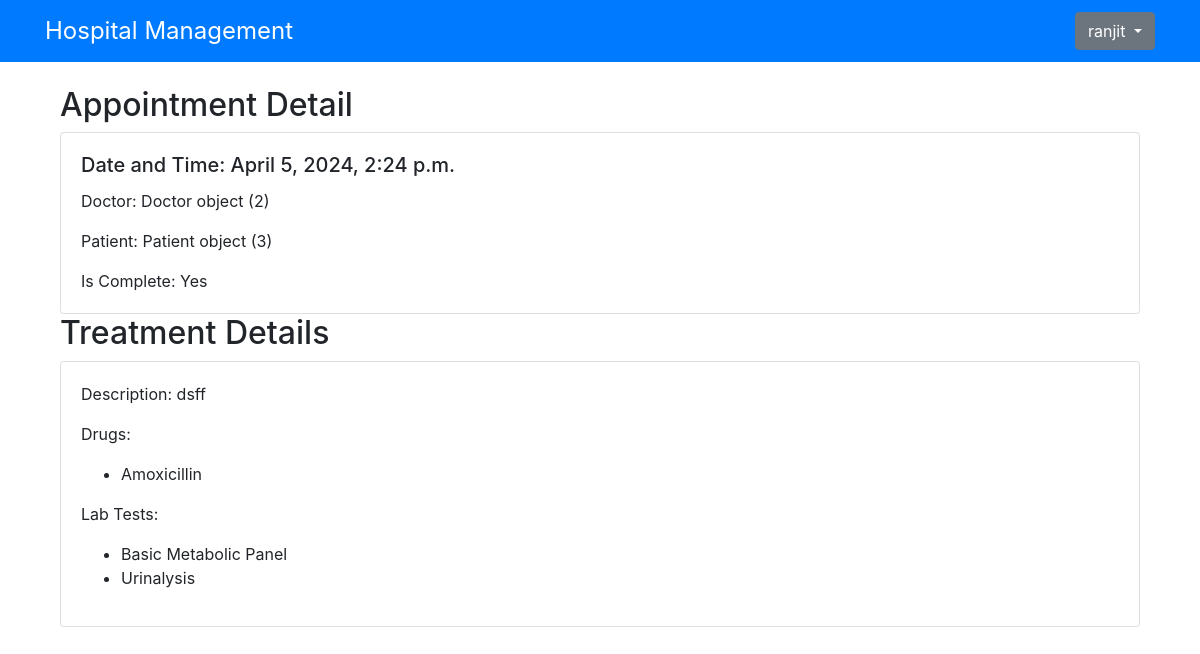
The app's page /appointment/1/ (signed in) with its own data.
### app/models.py (models this page shows)
class User(AbstractUser):
    is_doctor = models.BooleanField(default=False)
    is_patient = models.BooleanField(default=False)

class Appointment(models.Model):
    A_DATETIME=models.DateTimeField(default=datetime.now(), blank=True)
    D_ID=models.ForeignKey(Doctor, on_delete=models.CASCADE)
    P_ID=models.ForeignKey(Patient, on_delete=models.CASCADE)
    is_complete=models.BooleanField(default=False)

class Doctor(models.Model):
    user = models.OneToOneField(User, on_delete=models.CASCADE, primary_key=True)
    F_NAME=models.CharField(max_length=50)
    L_NAME=models.CharField(max_length=50)
    STREET=models.CharField(max_length=50)
    CITY=models.CharField(max_length=50)
    STATE=models.CharField(max_length=50)
    COUNTRY=models.CharField(max_length=50)
    SPECIALIZATION=models.CharField(max_length=50)
    PHONE=models.CharField(max_length=20)
    image = models.ImageField(upload_to='profile_pic', default="{% static 'default.jped' %}")

class Patient(models.Model):
    user = models.OneToOneField(User, on_delete=models.CASCADE, primary_key=True)
    F_NAME=models.CharField(max_length=50)
    L_NAME=models.CharField(max_length=50)
    STREET=models.CharField(max_length=50)
    CITY=models.CharField(max_length=50)
    STATE=models.CharField(max_length=50)
    COUNTRY=models.CharField(max_length=50)
    DOB=models.DateField(blank=True, null=True)
    PHONE=models.CharField(max_length=20)
    image = models.ImageField(upload_to='profile_pic', default="{% static 'default.jped' %}")

class Treatment(models.Model):
    appointment = models.OneToOneField(Appointment, on_delete=models.SET_NULL, null=True, blank=True)
    T_Desc=models.TextField()
    Drug=models.ManyToManyField(Drug)
    LabTest=models.ManyToManyField(LabTest)

class Drug(models.Model):
    DRUG_NAME=models.CharField(max_length=50)
    DRUG_DESCRIPTION=models.TextField()
    def __str__(self):
        return self.DRUG_NAME

class LabTest(models.Model):
    TEST_NAME=models.CharField(max_length=50)
    TEST_DESCRIPTION=models.TextField()
    def __str__(self):
        return self.TEST_NAME

### app/views.py (the view)
# urls.py: path('appointment/<int:pk>/', views.AppointmentDetailView.as_view(), name='appointment_detail'),
class AppointmentDetailView(DetailView):
    model = Appointment
    template_name = 'app/appointment_detail.html'

### app/templates/app/appointment_detail.html (shortened to what this page needs)
{% extends 'app/base.html' %} {% block title %}Appointment Detail{% endblock %}
{% block content %}
<div class="container mt-4">
  <h2>Appointment Detail</h2>
  <div class="card">
    <div class="card-body">
      <h5 class="card-title">Date and Time: {{ object.A_DATETIME }}</h5>
      <p class="card-text">Doctor: {{ object.D_ID }}</p>
      <p class="card-text">Patient: {{ object.P_ID }}</p>
      <p class="card-text">
        Is Complete: {% if object.is_complete %}Yes{% else %}No{% endif %}
      </p>
    </div>
  </div>
  {% if object.treatment %}
  <h2>Treatment Details</h2>
  <div class="card">
    <div class="card-body">
      <p class="card-text">Description: {{ object.treatment.T_Desc }}</p>
      <p class="card-text">Drugs:</p>
      <ul>
        {% for drug in object.treatment.Drug.all %}
        <li>{{ drug }}</li>
        {% endfor %}
      </ul>
      <p class="card-text">Lab Tests:</p>
      <ul>
        {% for labtest in object.treatment.LabTest.all %}
        <li>{{ labtest }}</li>
        {% endfor %}
      </ul>
    </div>
  </div>
  {% endif %}
</div>
{% endblock %}

### app/templates/app/base.html (shortened to what this page needs)
<!DOCTYPE html>
<html lang="en">
  <head>
    <link
      rel="stylesheet"
      href="https://stackpath.bootstrapcdn.com/bootstrap/4.5.2/css/bootstrap.min.css"
    />
  </head>
  <body>
    <nav class="navbar navbar-expand-lg navbar-dark bg-primary">
      <div class="container">
        <a class="navbar-brand" href="{% url 'home' %}">Hospital Management</a>
        {% if user.is_authenticated %}
        <div class="ml-auto">
          <div class="dropdown">
            <button
              class="btn btn-secondary dropdown-toggle"
              type="button"
              id="dropdownMenuButton"
              data-toggle="dropdown"
              aria-haspopup="true"
              aria-expanded="false"
            >
              {{ user.username }}
            </button>
          </div>
        </div>
        {% endif %}
      </div>
    </nav>
    <div class="container mt-4">{% block content %} {% endblock %}</div>
  </body>
</html>

### app/templates/app/base.html (style rules this page uses)
.navbar { border-radius: 0; }
.navbar-brand { font-size: 1.5rem; }

### records on screen
User: username "ranjit"
Appointment: A_DATETIME "April 5, 2024, 2:24 p.m.", D_ID "Doctor object (2)", P_ID "Patient object (3)", treatment.T_Desc "dsff"
Drug: DRUG_NAME "Amoxicillin"
LabTest: TEST_NAME "Basic Metabolic Panel"
LabTest: TEST_NAME "Urinalysis"
